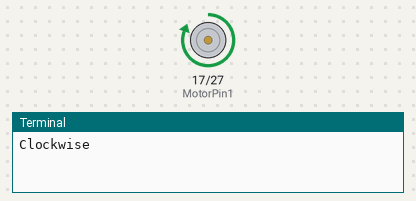
Simulated run of this program. Board: Raspberry Pi (BCM pin numbers). Shown: motor-driver pin pairs drawn as motors (green arrow = first pin HIGH = forward, orange = second pin HIGH = backward, longer = more drive, scaled by the enable pin), the last lines printed to the terminal.

Above: at 2.5 s.
At 9.5 s:
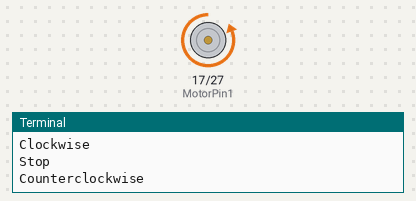
At 13.0 s:
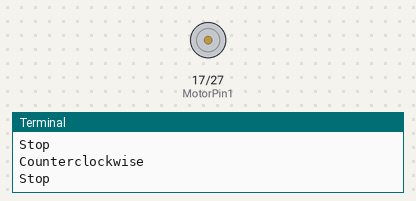
Timing chart, 0 to 18.2 s (numbered marks = the images above):
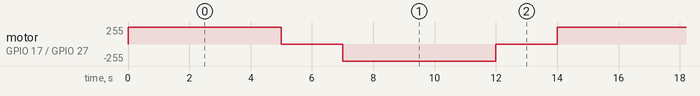

The program:

1_3_1.py
```python
import RPi.GPIO as GPIO
import time

MotorPin1 = 17
MotorPin2 = 27
MotorEnable = 22

def setup():
    GPIO.setmode(GPIO.BCM)
    GPIO.setup(MotorPin1, GPIO.OUT)
    GPIO.setup(MotorPin2, GPIO.OUT)
    GPIO.setup(MotorEnable, GPIO.OUT, initial=GPIO.LOW)

def motor(direction):
    # Clockwise
    if direction == 1:
        GPIO.output(MotorPin1, GPIO.HIGH)
        GPIO.output(MotorPin2, GPIO.LOW)

        GPIO.output(MotorEnable, GPIO.HIGH)
        print("Clockwise")
    # Counterclockwise
    if direction == -1:
        GPIO.output(MotorPin1, GPIO.LOW)
        GPIO.output(MotorPin2, GPIO.HIGH)

        GPIO.output(MotorEnable, GPIO.HIGH)
        print("Counterclockwise")
    # Stop
    if direction == 0:
        GPIO.output(MotorEnable, GPIO.LOW)
        print("Stop")

def main():
    directions = {"CW": 1, "CCW": -1, "STOP": 0}
    while True:
        motor(directions["CW"])
        time.sleep(5)

        motor(directions["STOP"])
        time.sleep(2)

        motor(directions["CCW"])
        time.sleep(5)

        motor(directions["STOP"])
        time.sleep(2)

def destroy():
    GPIO.output(MotorEnable, GPIO.LOW)
    GPIO.cleanup()

if __name__ == "__main__":
    setup()
    try:
        main()
    except KeyboardInterrupt:
        destroy()
```

Measured:
- by itself, motor on GPIO 17 (MotorPin1) / GPIO 27 (MotorPin2): repeats every 14.0 s: stopped 2.0 s, backward 255/255 5.0 s, stopped 2.0 s, forward 255/255 5.0 s
